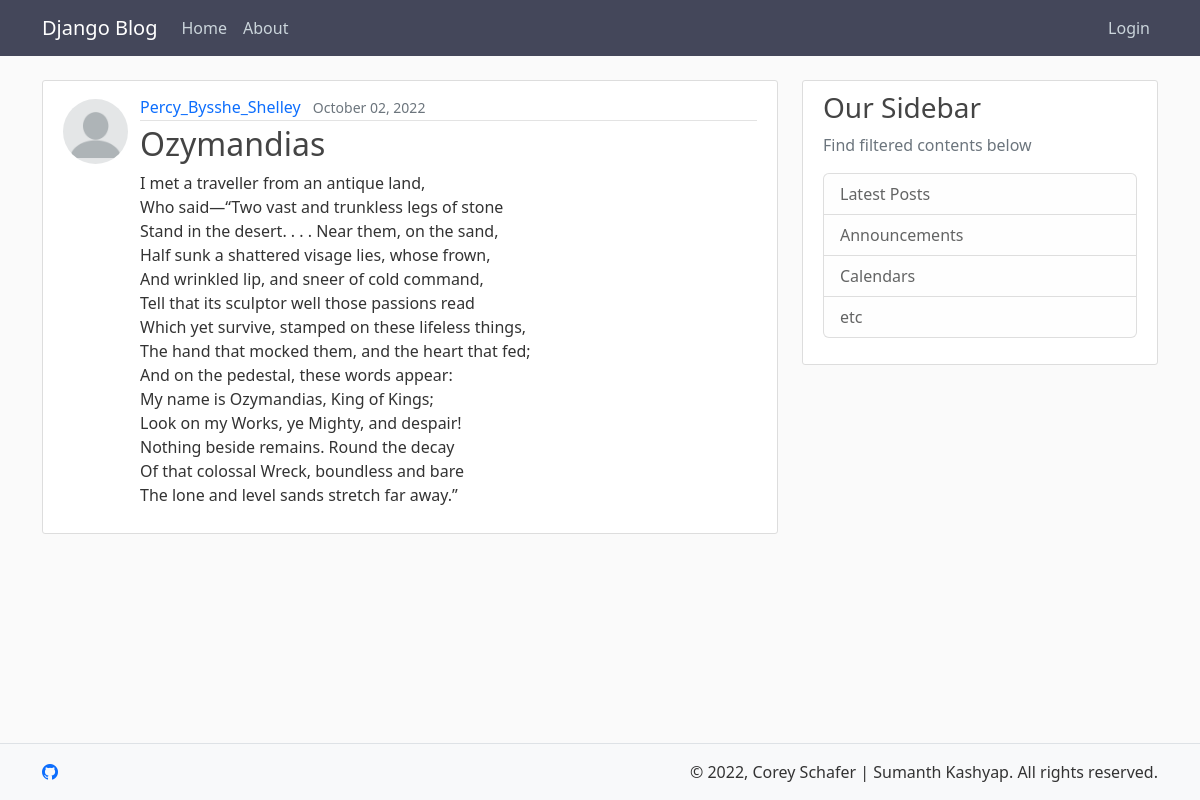
The app's page /post/4/ with its own data.
### blog/models.py (models this page shows, shortened)
class Post(models.Model):
    title = models.CharField(max_length=100)
    content = models.TextField()
    date_posted = models.DateTimeField(default=timezone.now)
    author = models.ForeignKey(User, on_delete=models.CASCADE)

### users/models.py (models this page shows, shortened)
class Profile(models.Model):
    user = models.OneToOneField(User, on_delete=models.CASCADE)
    image = models.ImageField(default='default.jpg', upload_to='profile_pics')

### blog/views.py (the view)
# urls.py: path('post/<int:pk>/', PostDetailView.as_view(), name='blog-post-detail'),
class PostDetailView(DetailView):
    model = Post

### blog/templates/blog/post_detail.html (shortened to what this page needs)
{% extends "blog/base.html" %}
{% block content %}
    <article class="d-flex content-section">
        <div class="flex-shrink-0">
            <img
            src="{{ object.author.profile.image.url }}"
            alt="{{ object.author.username }}"
            class="rounded-circle article-img mt-2"
            style="margin-right: -0.25rem"
            >
        </div>
        <div class="flex-grow-1 ms-3">
            <div class="article-metadata">
                <div class="row">
                    <div class="col-8 mt-1">
                        <a class="me-2" href="#" style="text-decoration: none">{{ object.author }}</a>
                        <small class="text-muted">{{ object.date_posted | date:"F d, Y" }}</small>
                    </div>
                </div>
            </div>
            <h2 class="article-title">{{ object.title }}</h2>
            <p class="article-content">{{ object.content }}</p>
        </div>
    </article>
{% endblock content %}

### blog/static/blog/main.css (style rules this page uses)
body { background: #fafafa; color: #333333; margin-top: 5rem; }
h1, h2, h3, h4, h5, h6 { color: #444444; }
.content-section { background: #ffffff; padding: 10px 20px; border: 1px solid #dddddd; border-radius: 3px; margin-bottom: 20px; }
.article-title { color: #444444; }
.article-content { white-space: pre-line; }
.article-img { height: 65px; width: 65px; margin-right: 16px; }
.article-metadata { padding-bottom: 1px; margin-bottom: 4px; border-bottom: 1px solid #e3e3e3 }

### records on screen
Post: author.profile.image (placeholder picture), author "Percy_Bysshe_Shelley", date_posted "October 02, 2022", title "Ozymandias", content "I met a traveller from an antique land, Who said—“Two vast and trunkless legs of stone Stand in the desert. . . . Near them, on the sand, Half sunk a shattered visage lies, whose frown, And wrinkled lip, and sneer of cold command, Tell that its sculptor well those passions read Which yet survive, stamped on these lifeless things, The hand that mocked them, and the heart that fed; And on the pedestal, these words appear: My name is Ozymandias, King of Kings; Look on my Works, ye Mighty, and despair! Nothing beside remains. Round the decay Of that colossal Wreck, boundless and bare The lone and level sands stretch far away.”"
